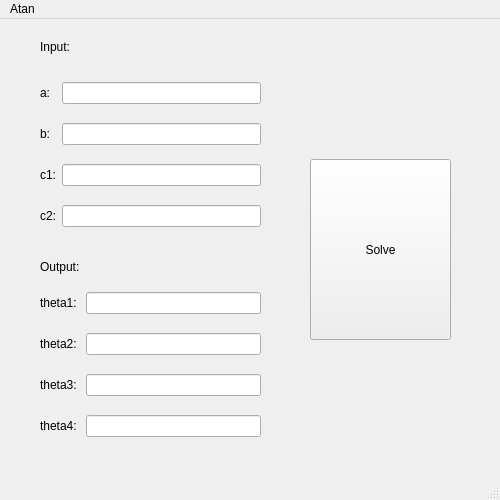
<?xml version="1.0" encoding="UTF-8"?>
<ui version="4.0">
 <class>MainWindow</class>
 <widget class="QMainWindow" name="MainWindow">
  <property name="geometry">
   <rect>
    <x>0</x>
    <y>0</y>
    <width>500</width>
    <height>500</height>
   </rect>
  </property>
  <property name="windowTitle">
   <string>MainWindow</string>
  </property>
  <widget class="QWidget" name="centralwidget">
   <property name="enabled">
    <bool>true</bool>
   </property>
   <widget class="QWidget" name="gridLayoutWidget">
    <property name="geometry">
     <rect>
      <x>40</x>
      <y>50</y>
      <width>221</width>
      <height>171</height>
     </rect>
    </property>
    <layout class="QGridLayout" name="gridLayout">
     <item row="1" column="1">
      <widget class="QLineEdit" name="b_input"/>
     </item>
     <item row="2" column="1">
      <widget class="QLineEdit" name="c1_input"/>
     </item>
     <item row="0" column="1">
      <widget class="QLineEdit" name="a_input"/>
     </item>
     <item row="0" column="0">
      <widget class="QLabel" name="label">
       <property name="text">
        <string>a:</string>
       </property>
      </widget>
     </item>
     <item row="2" column="0">
      <widget class="QLabel" name="label_3">
       <property name="text">
        <string>c1:</string>
       </property>
      </widget>
     </item>
     <item row="1" column="0">
      <widget class="QLabel" name="label_2">
       <property name="text">
        <string>b:</string>
       </property>
      </widget>
     </item>
     <item row="3" column="1">
      <widget class="QLineEdit" name="c2_input"/>
     </item>
     <item row="3" column="0">
      <widget class="QLabel" name="label_4">
       <property name="text">
        <string>c2:</string>
       </property>
      </widget>
     </item>
    </layout>
   </widget>
   <widget class="QPushButton" name="Solve_Button">
    <property name="geometry">
     <rect>
      <x>310</x>
      <y>140</y>
      <width>141</width>
      <height>181</height>
     </rect>
    </property>
    <property name="text">
     <string>Solve</string>
    </property>
    <property name="checkable">
     <bool>false</bool>
    </property>
    <property name="checked">
     <bool>false</bool>
    </property>
    <property name="autoDefault">
     <bool>false</bool>
    </property>
    <property name="default">
     <bool>false</bool>
    </property>
    <property name="flat">
     <bool>false</bool>
    </property>
   </widget>
   <widget class="QLabel" name="label_5">
    <property name="geometry">
     <rect>
      <x>40</x>
      <y>20</y>
      <width>58</width>
      <height>16</height>
     </rect>
    </property>
    <property name="text">
     <string>Input:</string>
    </property>
   </widget>
   <widget class="QLabel" name="label_6">
    <property name="geometry">
     <rect>
      <x>40</x>
      <y>240</y>
      <width>58</width>
      <height>16</height>
     </rect>
    </property>
    <property name="text">
     <string>Output:</string>
    </property>
   </widget>
   <widget class="QWidget" name="gridLayoutWidget_2">
    <property name="geometry">
     <rect>
      <x>40</x>
      <y>260</y>
      <width>221</width>
      <height>171</height>
     </rect>
    </property>
    <layout class="QGridLayout" name="gridLayout_2">
     <item row="1" column="1">
      <widget class="QLineEdit" name="theta2_input"/>
     </item>
     <item row="2" column="1">
      <widget class="QLineEdit" name="theta3_input"/>
     </item>
     <item row="0" column="1">
      <widget class="QLineEdit" name="theta1_input"/>
     </item>
     <item row="0" column="0">
      <widget class="QLabel" name="label_7">
       <property name="text">
        <string>theta1: </string>
       </property>
      </widget>
     </item>
     <item row="2" column="0">
      <widget class="QLabel" name="label_8">
       <property name="text">
        <string>theta3: </string>
       </property>
      </widget>
     </item>
     <item row="1" column="0">
      <widget class="QLabel" name="label_9">
       <property name="text">
        <string>theta2: </string>
       </property>
      </widget>
     </item>
     <item row="3" column="1">
      <widget class="QLineEdit" name="theta4_input"/>
     </item>
     <item row="3" column="0">
      <widget class="QLabel" name="label_10">
       <property name="text">
        <string>theta4:</string>
       </property>
      </widget>
     </item>
    </layout>
   </widget>
  </widget>
  <widget class="QMenuBar" name="menubar">
   <property name="geometry">
    <rect>
     <x>0</x>
     <y>0</y>
     <width>500</width>
     <height>24</height>
    </rect>
   </property>
   <widget class="QMenu" name="menuAtan">
    <property name="title">
     <string>Atan</string>
    </property>
   </widget>
   <addaction name="menuAtan"/>
  </widget>
  <widget class="QStatusBar" name="statusbar"/>
 </widget>
 <resources/>
 <connections/>
</ui>
